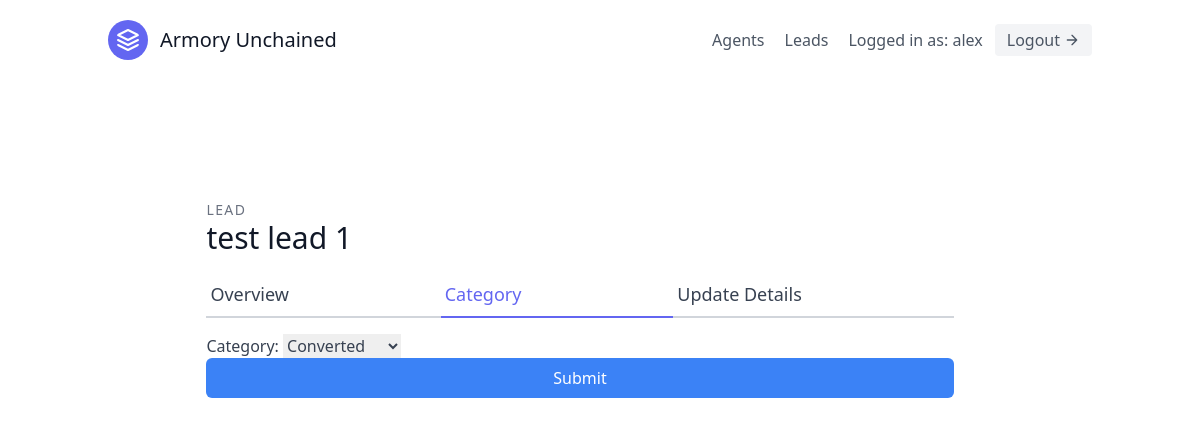
Page /leads/2/category/ (signed in) on the committed database.
### leads/models.py (models this page shows, shortened)
class User(AbstractUser):
    is_organizer = models.BooleanField(default = True)
    is_agent = models.BooleanField(default = False)

class Lead(models.Model):
    first_name = models.CharField(max_length= 200)
    last_name = models.CharField(max_length= 200)
    age = models.IntegerField(default=0)
    email = models.CharField(max_length= 200, null = "True")
    organization = models.ForeignKey(UserProfile, on_delete=models.CASCADE)
    agent = models.ForeignKey("Agent", null = True, blank= True , on_delete=models.SET_NULL)
    category = models.ForeignKey("Category", related_name="leads", null = True, blank= True , on_delete=models.SET_NULL)
    description = models.TextField()
    date_added = models.DateTimeField(auto_now_add=True)
    phone_number = models.CharField(max_length= 20)
    email = models.EmailField()

### leads/views.py (the view, shortened to what this page needs)
# urls.py: path('<int:pk>/category/', LeadCategoryUpdateView.as_view(), name = 'lead-category-update'),
class LeadCategoryUpdateView(LoginRequiredMixin, generic.UpdateView):
    template_name = "leads/lead_category_update.html"
    form_class = LeadCategoryUpdateForm
    def get_queryset(self):
        user = self.request.user
        if user.is_organizer:
            queryset = Lead.objects.filter(organization = user.userprofile)
        else:
            queryset = Lead.objects.filter(organization = user.agent.organization)
            queryset = queryset.filter(agent__user = user)
        return queryset

### leads/forms.py
class LeadCategoryUpdateForm(forms.ModelForm):
        class Meta:
            model = Lead
            fields = (
            'category',
            )

### leads/models.py (called while the page is built)
    def __str__(self):
        return self.name

### leads/Templates/Leads/lead_category_update.html (shortened to what this page needs)
{% extends "base.html" %}
{% load tailwind_filters %}
{% block content %}
<section class="text-gray-700 body-font overflow-hidden">
    <div class="container px-5 py-24 mx-auto">
      <div class="lg:w-4/5 mx-auto flex flex-wrap">
        <div class="w-full lg:pr-10 lg:py-6 mb-6 lg:mb-0">
            <h2 class="text-sm title-font text-gray-500 tracking-widest">LEAD</h2>
            <h1 class="text-gray-900 text-3xl title-font font-medium mb-4">{{ lead.first_name }} {{ lead.last_name }}</h1>
            <div class="flex mb-4">
                <a href="{% url 'leads:lead-detail' lead.pk %}" class="flex-grow border-b-2 border-gray-300 py-2 text-lg px-1">
                    Overview
                </a>
                <a href="{% url 'leads:lead-category-update' lead.pk %}" class="flex-grow text-indigo-500 border-b-2 border-indigo-500 py-2 text-lg px-1">
                    Category
                </a>
                <a href="{% url 'leads:lead-update' lead.pk %}" class="flex-grow border-b-2 border-gray-300 py-2 text-lg px-1">
                    Update Details
                </a>
            </div>
            <form form method="post">
                {{ form|crispy }}
                <button type="submit" class="w-full text-white bg-blue-500 hover:bg-blue-600 px-3 py-2 rounded-md">Submit</button>
            </form>
        </div>
      </div>
    </div>
  </section>
{% endblock content %}

### templates/navbar.html (shortened to what this page needs)
<header class="text-gray-600 body-font">
    <div class="container mx-auto flex flex-wrap p-5 flex-col md:flex-row items-center">
      <a class="flex title-font font-medium items-center text-gray-900 mb-4 md:mb-0">
        <svg xmlns="http://www.w3.org/2000/svg" fill="none" stroke="currentColor" stroke-linecap="round" stroke-linejoin="round" stroke-width="2" class="w-10 h-10 text-white p-2 bg-indigo-500 rounded-full" viewBox="0 0 24 24">
          <path d="M12 2L2 7l10 5 10-5-10-5zM2 17l10 5 10-5M2 12l10 5 10-5"></path>
        </svg>
        <span class="ml-3 text-xl">Armory Unchained</span>
      </a>
      <nav class="md:ml-auto flex flex-wrap items-center text-base justify-center">
        {%if not request.user.is_authenticated%}
        <a href = "{%url 'signup' %}" class="mr-5 hover:text-gray-900">
          Sign Up</a>
        {%else%}
          {% if request.user.is_organizer %}
            <a href = "{% url 'agents:agent-list'%}" class="mr-5 hover:text-gray-900">Agents</a>
          {%endif%}
          <a href = "{% url 'leads:lead-list'%}" class="mr-5 hover:text-gray-900">Leads</a>
        {%endif%}
      </nav>
      {%if request.user.is_authenticated%}
        Logged in as: {{request.user.username}}
        <a href = "{% url 'logout' %}" class="ml-3 inline-flex items-center bg-gray-100 border-0 py-1 px-3 focus:outline-none hover:bg-gray-200 rounded text-base mt-4 md:mt-0">
          Logout
          <svg fill="none" stroke="currentColor" stroke-linecap="round" stroke-linejoin="round" stroke-width="2" class="w-4 h-4 ml-1" viewBox="0 0 24 24">
            <path d="M5 12h14M12 5l7 7-7 7"></path>
          </svg>
        </a>
      {%endif%}
    </div>
  </header>

### rows in the picture
User: user.username "alex"
Lead: first_name "test", last_name "lead 1", category "Converted"
